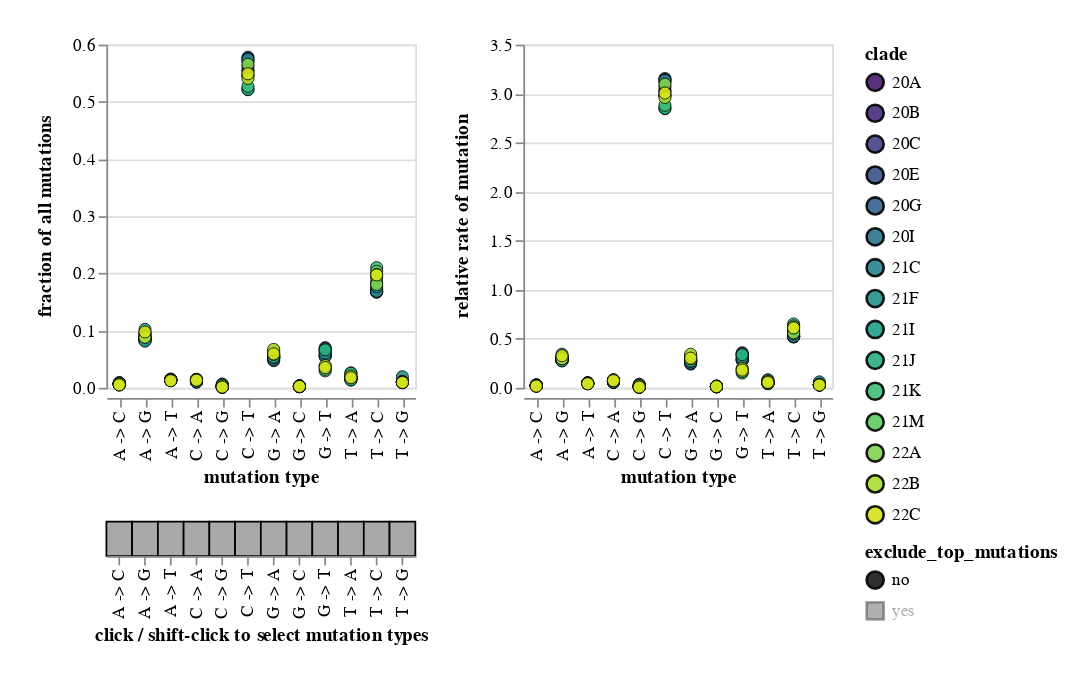

The notebook cell saved with this chart:
### Markdown cell above
Plot the rates. The chart below is interactive, and you can click to select mutation types, clades, etc:

### Code cell
exclude_selection = alt.selection_multi(
    fields=["exclude_top_mutations"],
    bind="legend",
    init=[{"exclude_top_mutations": "no"}],
)

melted_df = (
    mut_type_count_frac_rate
    .assign(mut_type=lambda x: x["mut_type"].str.replace("to", " -> "))
    .melt(
        id_vars=["clade", "mut_type", "exclude_top_mutations", "count"],
        value_vars=["fraction", "rate"],
    )
    .assign(
        variable=lambda x: x["variable"].map(
            {
                "fraction": "fraction of all mutations",
                "rate": "relative rate of mutation",
            }
        ),
    )
)

mut_type_selection = alt.selection_multi(fields=["mut_type"])

mut_type_selection_bar = (
    alt.Chart(melted_df[["mut_type"]].drop_duplicates())
    .encode(
        x=alt.X("mut_type", title="click / shift-click to select mutation types"),
        color=alt.condition(mut_type_selection, alt.value("darkgray"), alt.value("white")),
    )
    .mark_rect(stroke="black")
    .add_selection(mut_type_selection)
    .properties(width=alt.Step(15))
)

frac_rate_chart = (
    alt.Chart(melted_df)
    .encode(
        x=alt.X("mut_type", title="mutation type"),
        y=alt.Y("value", title=None),
        color=alt.Color("clade", scale=alt.Scale(scheme="viridis")),
        shape=alt.Shape("exclude_top_mutations", scale=alt.Scale(domain=["no", "yes"])),
        strokeWidth=alt.condition(clade_selection, alt.value(0.5), alt.value(0)),
        opacity=alt.condition(clade_selection, alt.value(0.9), alt.value(0.2)),
        size=alt.condition(clade_selection, alt.value(50), alt.value(40)),
        column=alt.Column(
            "variable",
            title=None,
            header=alt.Header(labelOrient="left", labelFontSize=11, labelFontStyle="bold"),
        ),
        tooltip=[
            alt.Tooltip(c, format=".3g") if melted_df[c].dtype == float else c
            for c in melted_df.columns.tolist()
        ],
    )
    .mark_point(filled=True, stroke="black")
    .add_selection(clade_selection, exclude_selection, mut_type_selection)
    .transform_filter(exclude_selection)
    .transform_filter(mut_type_selection)
    .resolve_scale(y="independent")
    .properties(width=alt.Step(15), height=200)
)

(
    (frac_rate_chart & mut_type_selection_bar)
    .configure_axis(grid=False)
    .configure_legend(columns=2)
    .configure(padding=20)
)

### Figure 1 — Vega-Lite specification as saved in the notebook (floating-point values rounded to 4 significant figures; data arrays with more than 128 entries replaced by an {"elided": "..."} marker saying what was removed)
{"config": {"view": {"continuousWidth": 400, "continuousHeight": 300}, "padding": 20}, "vconcat": [{"data": {"name": "data-c36c54a604db7dbbcd88c63ab760d33f"}, "mark": {"type": "point", "filled": true, "stroke": "black"}, "encoding": {"color": {"field": "clade", "scale": {"scheme": "viridis"}, "type": "nominal"}, "column": {"field": "variable", "header": {"labelFontSize": 11, "labelFontStyle": "bold", "labelOrient": "left"}, "title": null, "type": "nominal"}, "opacity": {"condition": {"value": 0.9, "selection": "selector010"}, "value": 0.2}, "shape": {"field": "exclude_top_mutations", "scale": {"domain": ["no", "yes"]}, "type": "nominal"}, "size": {"condition": {"value": 50, "selection": "selector010"}, "value": 40}, "strokeWidth": {"condition": {"value": 0.5, "selection": "selector010"}, "value": 0}, "tooltip": [{"field": "clade", "type": "nominal"}, {"field": "mut_type", "type": "nominal"}, {"field": "exclude_top_mutations", "type": "nominal"}, {"field": "count", "type": "quantitative"}, {"field": "variable", "type": "nominal"}, {"field": "value", "format": ".3g", "type": "quantitative"}], "x": {"field": "mut_type", "title": "mutation type", "type": "nominal"}, "y": {"field": "value", "title": null, "type": "quantitative"}}, "height": 200, "resolve": {"scale": {"y": "independent"}}, "selection": {"selector010": {"type": "multi", "fields": ["clade"], "bind": "legend"}, "selector054": {"type": "multi", "fields": ["exclude_top_mutations"], "bind": "legend", "init": [{"exclude_top_mutations": "no"}]}, "selector055": {"type": "multi", "fields": ["mut_type"]}}, "transform": [{"filter": {"selection": "selector054"}}, {"filter": {"selection": "selector055"}}], "width": {"step": 15}}, {"data": {"name": "data-1d6e384bec94866fabfddda6f375f967"}, "mark": {"type": "rect", "stroke": "black"}, "encoding": {"color": {"condition": {"value": "darkgray", "selection": "selector055"}, "value": "white"}, "x": {"field": "mut_type", "title": "click / shift-click to select mutation types", "type": "nominal"}}, "selection": {"selector055": {"type": "multi", "fields": ["mut_type"]}}, "width": {"step": 15}}], "$schema": "https://vega.github.io/schema/vega-lite/v4.17.0.json", "datasets": {"data-c36c54a604db7dbbcd88c63ab760d33f": {"elided": "720 records"}, "data-1d6e384bec94866fabfddda6f375f967": [{"mut_type": "A -> C"}, {"mut_type": "A -> G"}, {"mut_type": "A -> T"}, {"mut_type": "C -> A"}, {"mut_type": "C -> G"}, {"mut_type": "C -> T"}, {"mut_type": "G -> A"}, {"mut_type": "G -> C"}, {"mut_type": "G -> T"}, {"mut_type": "T -> A"}, {"mut_type": "T -> C"}, {"mut_type": "T -> G"}]}}
